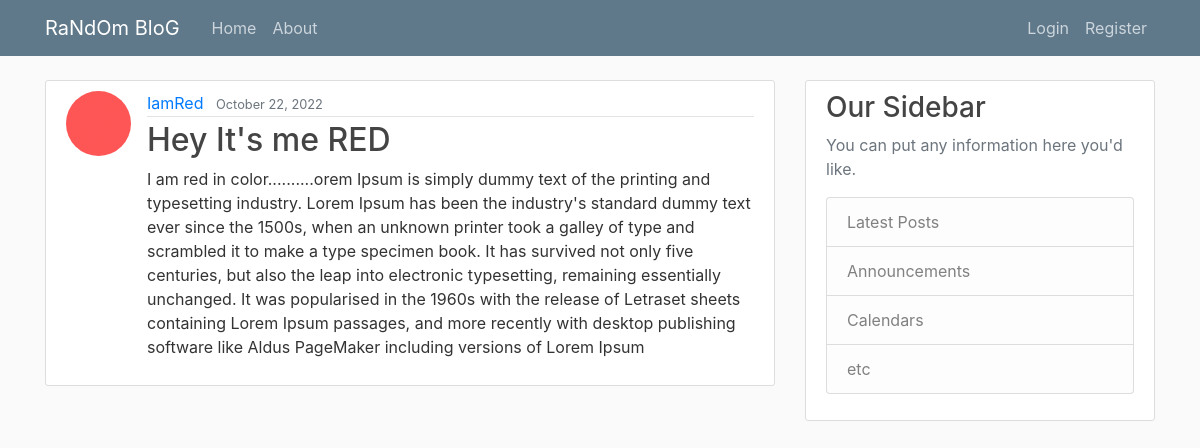
The page /post/13/ on the database its author committed.
### App/models.py (models this page shows, shortened)
class Post(models.Model):
    title = models.CharField(max_length=100)
    content = models.TextField()
    date_posted = models.DateTimeField(default=timezone.now)
    author = models.ForeignKey(User, on_delete=models.CASCADE)

### users/models.py (models this page shows, shortened)
class Profile(models.Model):
    user = models.OneToOneField(User, on_delete=models.CASCADE)
    image = models.ImageField(default='default.jpeg', upload_to='profile_pics')

### App/views.py (the view)
# urls.py: path('post/<int:pk>/', PostDetailView.as_view(), name='post-detail'),
class PostDetailView(DetailView):
    model = Post

### App/templates/App/post_detail.html (shortened to what this page needs)
{% extends "App/base.html" %}
{% block content %}
<article class="media content-section">
    <img class="rounded-circle article-img" src="{{ object.author.profile.image.url }}">
    <div class="media-body">
        <div class="article-metadata">
            <a class="mr-2" href="{% url 'user-posts' object.author.username %}">{{ object.author }}</a>
            <small class="text-muted">{{ object.date_posted|date:"F d, Y"}}</small>
        </div>
        <h2 class="article-title">{{ object.title }}</h2>
        <p class="article-content">{{ object.content }}</p>
    </div>
</article>
{% endblock content %}

### App/static/blog/style.css (style rules this page uses)
body { background: #fafafa; color: #333333; margin-top: 5rem; }
h1, h2, h3, h4, h5, h6 { color: #444444; }
.content-section { background: #ffffff; padding: 10px 20px; border: 1px solid #dddddd; border-radius: 3px; margin-bottom: 20px; }
.article-title { color: #444444; }
.article-content { white-space: pre-line; }
.article-img { height: 65px; width: 65px; margin-right: 16px; }
.article-metadata { padding-bottom: 1px; margin-bottom: 4px; border-bottom: 1px solid #e3e3e3 }

### rows shown on the page
Post: author.profile.image (picture), author "IamRed", date_posted "October 22, 2022", title "Hey It's me RED", content "I am red in color..........orem Ipsum is simply dummy text of the printing and typesetting industry. Lorem Ipsum has been the industry's standard dummy text ever since the 1500s, when an unknown printer took a galley of type and scrambled it to make a type specimen book. It has survived not only five centuries, but also the leap into electronic typesetting, remaining essentially unchanged. It was popularised in the 1960s with the release of Letraset sheets containing Lorem Ipsum passages, and more recently with desktop publishing software like Aldus PageMaker including versions of Lorem Ipsum"
